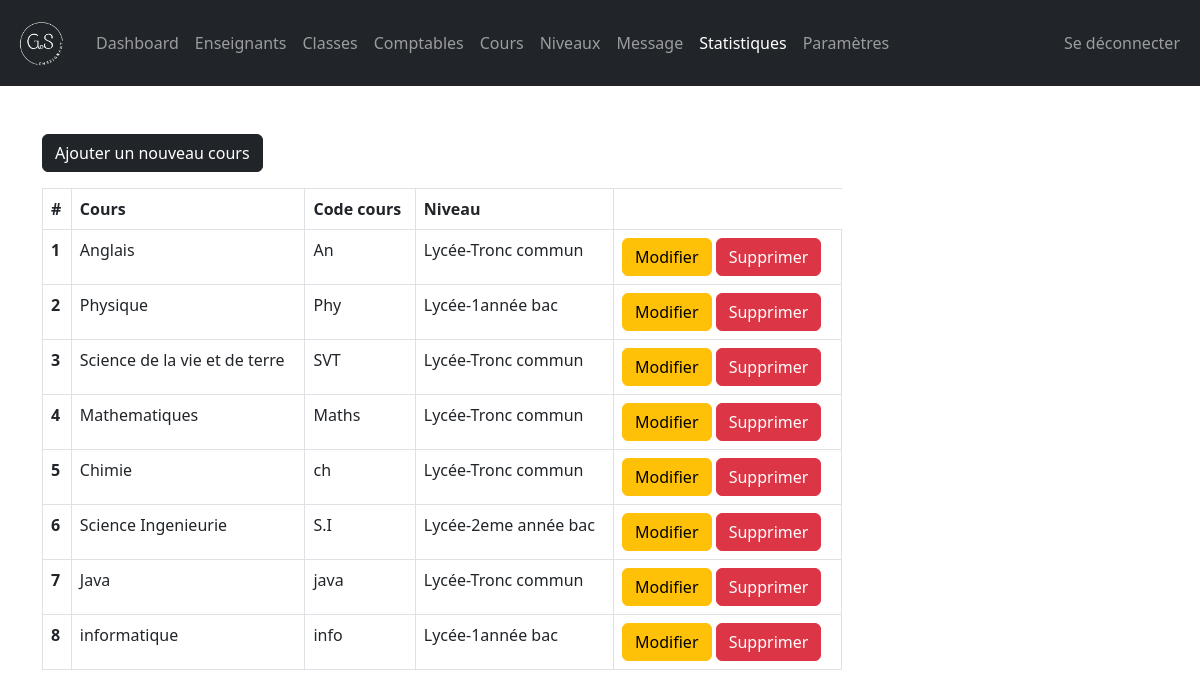
Page /admin/course.php (signed in) on the committed database.
### tables this page shows
CREATE TABLE `subjects` (
  `subject_id` int(11) NOT NULL,
  `subject` varchar(31) NOT NULL,
  `subject_code` varchar(31) NOT NULL,
  `grade` int(11) NOT NULL
);

CREATE TABLE `grades` (
  `grade_id` int(11) NOT NULL,
  `grade` varchar(31) NOT NULL,
  `grade_code` varchar(7) NOT NULL
);

### admin/data/subject.php (called while the page is built, shortened)
<?php
function getAllSubjects($conn){
   $sql = "SELECT * FROM subjects";
   $stmt = $conn->prepare($sql);
   $stmt->execute();
   if ($stmt->rowCount() >= 1) {
     $subjects = $stmt->fetchAll();
     return $subjects;
   }else {
   	return 0;
   }
}
 ?>

### admin/data/grade.php (called while the page is built, shortened)
<?php
function getGradeById($grade_id, $conn){
   $sql = "SELECT * FROM grades
           WHERE grade_id=?";
   $stmt = $conn->prepare($sql);
   $stmt->execute([$grade_id]);
   if ($stmt->rowCount() == 1) {
     $grade = $stmt->fetch();
     return $grade;
   }else {
    return 0;
   }
}

### admin/course.php (the view, shortened to what this page needs)
<?php
if (isset($_SESSION['admin_id']) &&
    isset($_SESSION['role'])) {
    if ($_SESSION['role'] == 'Admin') {
       include "../DB_connection.php";
       include "data/subject.php";
       include "data/grade.php";
       $courses = getAllSubjects($conn);
 ?>
<!DOCTYPE html>
<html lang="en">
<head>
	<link rel="stylesheet" href="https://cdn.jsdelivr.net/npm/bootstrap@5.2.0/dist/css/bootstrap.min.css">
	<link rel="stylesheet" href="../css/style.css">
  <link rel="stylesheet" href="https://cdnjs.cloudflare.com/ajax/libs/font-awesome/4.7.0/css/font-awesome.min.css">
</head>
<body>
    <?php
        include "inc/navbar.php";
        if ($courses != 0) {
     ?>
     <div class="container mt-5">
        <a href="course-add.php"
           class="btn btn-dark">Ajouter un nouveau cours</a>
           <div class="table-responsive">
              <table class="table table-bordered mt-3 n-table">
                <thead>
                  <tr>
                    <th scope="col">#</th>
                    <th scope="col">Cours</th>
                    <th scope="col">Code cours</th>
                    <th scope="col">Niveau</th>
                  </tr>
                </thead>
                <tbody>
                  <?php $i = 0; foreach ($courses as $course ) {
                    $i++;  ?>
                  <tr>
                    <th scope="row"><?=$i?></th>
                    <td>
                      <?php
                          echo $course['subject'];
                       ?>
                    </td>
                    <td>
                      <?php
                          echo $course['subject_code'];
                       ?>
                    </td>
                    <td>
                      <?php
                          $grade = getGradeById($course['grade'], $conn);
                          echo $grade['grade_code'].'-'.$grade['grade'];
                       ?>
                    </td>
                    <td>
                        <a href="course-edit.php?course_id=<?=$course['subject_id']?>"
                           class="btn btn-warning">Modifier</a>
                        <a href="course-delete.php?course_id=<?=$course['subject_id']?>"
                           class="btn btn-danger">Supprimer</a>
                    </td>
                  </tr>
                <?php } ?>
                </tbody>
              </table>
           </div>
         <?php } ?>
     </div>
</body>
</html>
<?php
  }else {
    header("Location: ../login.php");
    exit;
  }
}else {
	header("Location: ../login.php");
	exit;
}
?>

### css/style.css (style rules this page uses)
.n-table { max-width: 800px; }

### rows in the picture
subjects: subject "Anglais", subject_code "An", grades.grade_code "Lycée", grades.grade "Tronc commun"
subjects: subject "Physique", subject_code "Phy", grades.grade_code "Lycée", grades.grade "1année bac"
subjects: subject "Science de la vie et de terre", subject_code "SVT", grades.grade_code "Lycée", grades.grade "Tronc commun"
subjects: subject "Mathematiques", subject_code "Maths", grades.grade_code "Lycée", grades.grade "Tronc commun"
subjects: subject "Chimie", subject_code "ch", grades.grade_code "Lycée", grades.grade "Tronc commun"
subjects: subject "Science Ingenieurie", subject_code "S.I", grades.grade_code "Lycée", grades.grade "2eme année bac"
subjects: subject "Java", subject_code "java", grades.grade_code "Lycée", grades.grade "Tronc commun"
subjects: subject "informatique", subject_code "info", grades.grade_code "Lycée", grades.grade "1année bac"
